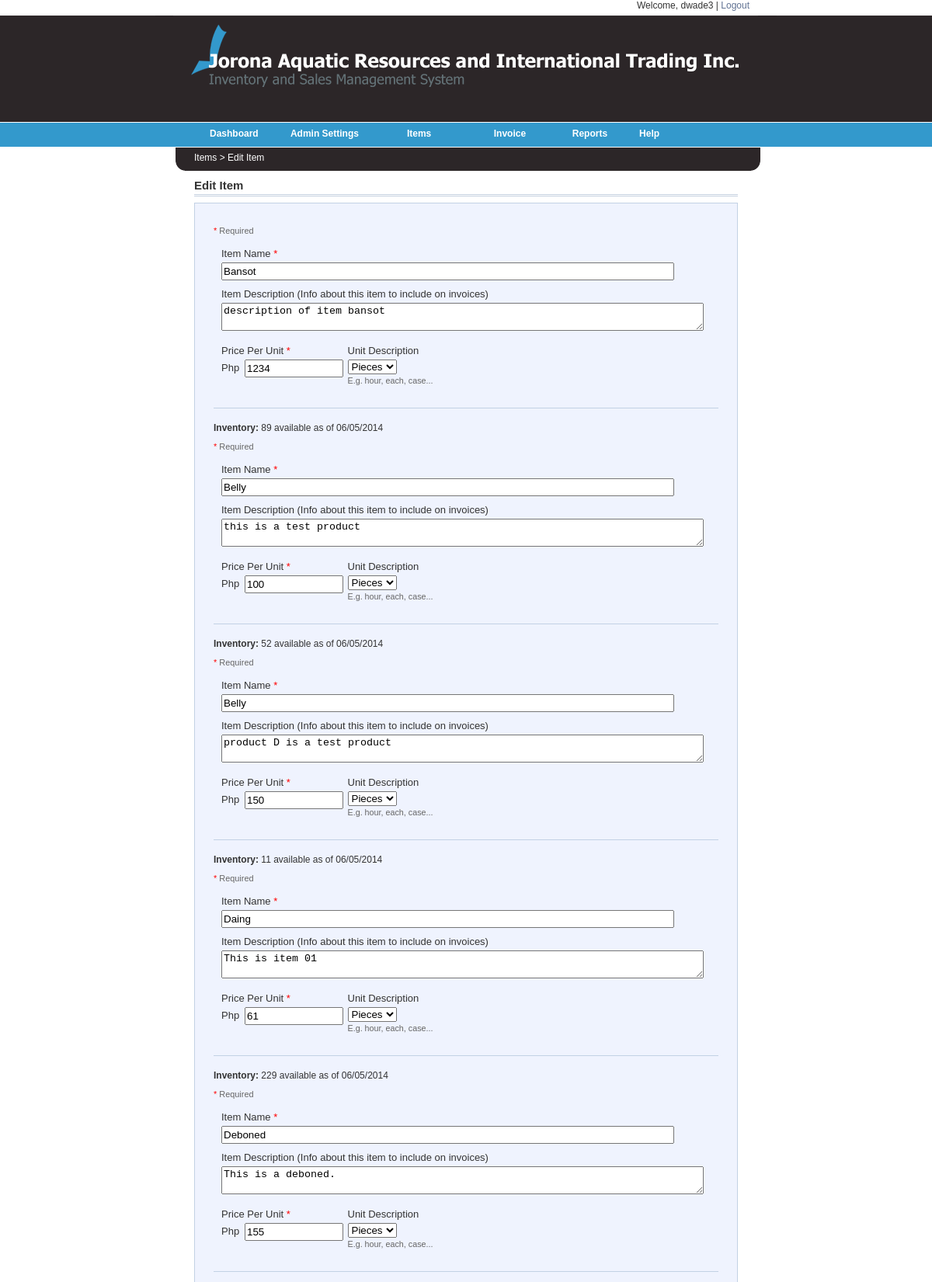
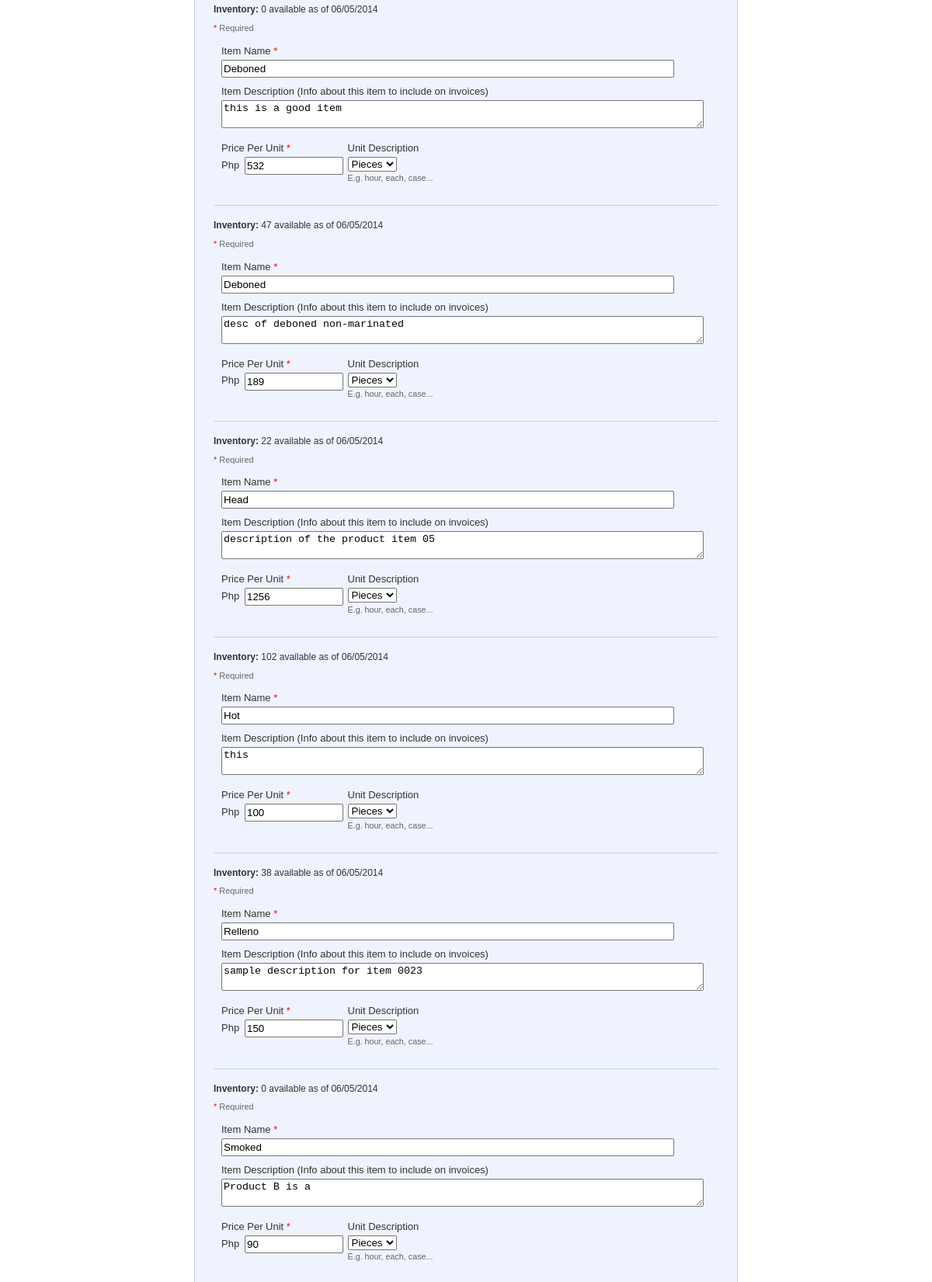
The app's page /final/edit_product2.php (signed in, upper part) with its own data (2 pictures, top to bottom).
### tables this page shows
CREATE TABLE IF NOT EXISTS `tbl_product` (
  `prod_id` int(4) NOT NULL auto_increment,
  `prod_name` varchar(50) NOT NULL,
  `prod_desc` text NOT NULL,
  `prod_price` int(4) NOT NULL,
  `quantity_on_hand` int(5) NOT NULL,
  `unit` int(2) NOT NULL,
  `date_added` date NOT NULL,
  `prod_state` tinyint(1) NOT NULL,
  `userid` int(4) NOT NULL,
  PRIMARY KEY  (`prod_id`)
);

### final/includes/functions.php (called while the page is built, shortened)
<?php
    function SearchProduct($keyword) {
        if ($keyword!="")
        {
        $result = mysql_query("SELECT * FROM tbl_product
                              WHERE tbl_product.prod_id='$keyword' OR tbl_product.prod_name='$keyword'");
        }
        else  $result = mysql_query("SELECT * FROM (tbl_product LEFT JOIN tbl_users ON tbl_product.userid = tbl_users.userid)
                                    ORDER BY prod_name ASC");
        return $result;
    }
?>

### final/edit_product2.php (the view, shortened to what this page needs)
<?php include("includes/functions.php");?>
<link rel="stylesheet" href="_common/css/main.css" type="text/css" media="all">
<link href="stylesheets/sortableTable.css" rel="stylesheet" type="text/css" />
<?php include("includes/header.php");?>
<br><div id="mainMenuContent">Items > Edit Item</div></div><div> <div id="content1">
<div class="header"><p class="h">Edit Item</p></div>
<?php
	$keyword = $_GET['prod_id'];
	$result=SearchProduct($keyword);
	while($row = mysql_fetch_array($result))
		{
		echo"
			<form method=\"post\" action=\"edit_product_process.php\" class=\"form-edit-item\">
			<div class=\"required\">
			  <p><span class=\"reqfield\">*</span> Required</p>
			</div>
                 <table class=\"fixed-table\">
                   <tbody>
					<input type=\"hidden\" name=\"prod_id\" value=".$row['prod_id']."  />
                     <tr class=\"ei\">
                       <td colspan=\"4\" class=\"ei\"><label class=\"space-btm\" for=\"item_name\">Item Name<span class=\"reqfield\"> *</span></label>
                           <input class=\"basic-textfield\" maxlength=\"80\" name=\"prodName\"  size=\"70\" type=\"text\" value=".$row['prod_name']." />
                        </td>
                     </tr>
                     <tr class=\"ei\">
                       <td colspan=\"4\" class=\"ei\"><label class=\"space-btm\" for=\"item_notes\">Item Description&nbsp;(Info about this item to include on invoices)</label>
                           <div>
						   	<textarea class=\"long basic-textarea\" cols=\"75\" id=\"item_notesitem_notes\" name=\"prodDesc\" rows=\"2	\">".$row['prod_desc']." </textarea>
                           </div></td>
                     </tr>
                     <tr class=\"ei\">
                       <td width=\"26%\" class=\"align-top mright\"><label class=\"space-btm\" for=\"item_price\">Price Per Unit<span class=\"reqfield\"> *</span> </label>
                           <div class=\"no-breaking\"><span class=\"currency\">Php</span>
                               <input  class=\"basic-textfield\"  name=\"prodPrice\" size=\"13\" type=\"text\" value=".$row['prod_price']." autocomplete=\"off\" />
                           </div></td>
                       <td width=\"41%\" class=\"align-top\"><label class=\"space-btm\" for=\"item_unit_name\">Unit Description &nbsp; </label>
                         <select class=\"half basic-select-field\" name=\"unit\">";
								if($row['unit']==0) {echo"(<option value=\"0\" selected = \"selected\">Pieces</option>";}
									else {echo"(<option value=\"0\">Pieces</option>";}
							  echo "
							  </select>
                         <small class=\"unit-text\">E.g. hour, each, case...</small></td>
                       <td width=\"27%\" class=\"ei\">&nbsp;</td>
                       <td width=\"6%\" class=\"ei\">&nbsp;</td>
                     </tr>
                   </tbody>
                 </table>";
					echo "
                <div class=\"inventory-adjustment\">
                <b>Inventory: </b>".$row['quantity_on_hand']." available as of ". date("m/d/Y")."";
				}
?>
                 </div>
                 </form>
                   <?php require("includes/footer.php");?>

### final/_common/css/main.css (style rules this page uses)
body { line-height: 1.5; background: #fff; margin:1.5em 0; }
table { border-collapse: separate; border-spacing: 0; }
caption, th, td { text-align: left; font-weight:400; }
body { color: black; font-family: Verdana, sans-serif; font-size: 12px; }

### final/stylesheets/sortableTable.css (style rules this page uses)
table { width: 100%; }
tr { background-color: #FFFFFF; padding: 4px; font-size: 13px; }
td { padding: 5px 10px; border-bottom: 1px solid #eee; }

### final/stylesheets/web.css (style rules this page uses)
body { margin: 0px 0px 10px 0px; padding: 0px; line-height: 200%; color: #333; font: 12px Arial, Verdana, sans-serif; background:url(../images/b_g.gif) top left repeat-x; }
#mainMenuContent { margin-left: 50px; }
#content1 { padding: 0px; width: 700px; background-color:#FFFFFF; margin-left:50px; margin-top: 010px; float: left; }
div.header { border-bottom: 3px double rgb(198, 209, 224); padding-bottom: 3px; margin-bottom: 8px; }
p.h { font:arial; font-size:15px; padding:0; margin-top:0; margin-bottom:0; font-weight:bold; }
.form-edit-item { background: rgb(239, 243, 254); border: 1px solid rgb(194, 209, 228); display: block; padding: 1.5em 2em; position: relative; margin-bottom:5px; }
.required { color: rgb(102, 102, 102); font-size: 91%; margin-bottom: 1.5em;margin: 0px; padding: 0px; display: block; }
.reqfield { color:#FF0000; }
.space-btm { display: block; padding-bottom: 4px; }
.ei { background: rgb(239, 243, 254); border:none; }
.fixed-table { table-layout: fixed; width: 100%;border-spacing: 0px 0px; border-collapse: collapse; background: rgb(239, 243, 254); }
.basic-textfield { ;padding: 2px 1px;vertical-align: middle; }
.no-breaking { white-space: nowrap; margin: 0px;padding: 0px; }
span.currency { padding-right: 0.25em;text-align: center; }
small.unit-text { color: rgb(102, 102, 102);display: block;font-size: 82.8%;margin-top: 0.2em; }
.align-top { padding-top: 1em; vertical-align: top; background: rgb(239, 243, 254); border:none; }
.mright { margin-right: 1em; }
.inventory-adjustment { margin-top: 2em; border-top: 1px solid rgb(194, 209, 228);padding-top: 1.5em; }

### records on screen
tbl_product: prodName "Bansot", prodDesc "description of item bansot", prodPrice "1234", unit "Pieces", quantity_on_hand "89"
tbl_product: prodDesc "this is a test product", prodPrice "100", unit "Pieces", quantity_on_hand "52"
tbl_product: prodDesc "product D is a test product", prodPrice "150", unit "Pieces", quantity_on_hand "11"
tbl_product: prodName "Daing", prodDesc "This is item 01", prodPrice "61", unit "Pieces", quantity_on_hand "229"
tbl_product: prodName "Deboned", prodDesc "This is a deboned.", prodPrice "155", unit "Pieces", quantity_on_hand "0"
tbl_product: prodDesc "this is a good item", prodPrice "532", unit "Pieces", quantity_on_hand "47"
tbl_product: prodDesc "desc of deboned non-marinated", prodPrice "189", unit "Pieces", quantity_on_hand "22"
tbl_product: prodDesc "description of the product item 05", prodPrice "1256", unit "Pieces", quantity_on_hand "102"
tbl_product: prodDesc "this", prodPrice "100", unit "Pieces", quantity_on_hand "38"
tbl_product: prodDesc "sample description for item 0023", prodPrice "150", unit "Pieces", quantity_on_hand "0"
tbl_product: prodDesc "Product B is a", prodPrice "90", unit "Pieces"

### other values on screen
$_SESSION['username'] "dwade3"
